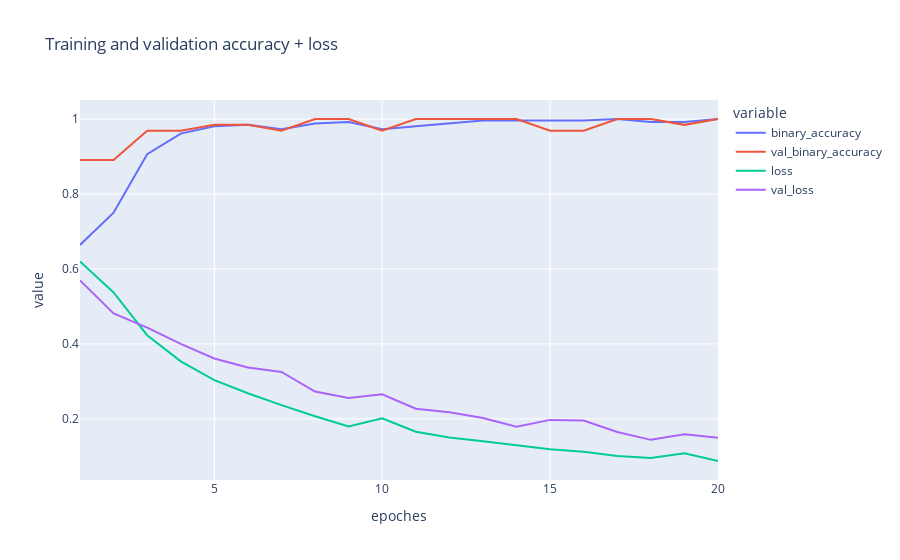

Notebook code for this chart:
### Code cell
plot_train_curve(history2)

### Figure 1 — Plotly figure (JSON) as saved in the notebook; plotly's stock layout.template omitted (floating-point values rounded to 4 significant figures)
{"data": [{"hovertemplate": "variable=binary_accuracy<br>epoches=%{x}<br>value=%{y}<extra></extra>", "legendgroup": "binary_accuracy", "line": {"color": "#636efa", "dash": "solid"}, "marker": {"symbol": "circle"}, "mode": "lines", "name": "binary_accuracy", "orientation": "v", "showlegend": true, "type": "scatter", "x": [1, 2, 3, 4, 5, 6, 7, 8, 9, 10, 11, 12, 13, 14, 15, 16, 17, 18, 19, 20], "xaxis": "x", "y": [0.6641, 0.75, 0.9062, 0.9609, 0.9805, 0.9844, 0.9727, 0.9883, 0.9922, 0.9727, 0.9805, 0.9883, 0.9961, 0.9961, 0.9961, 0.9961, 1, 0.9922, 0.9922, 1], "yaxis": "y"}, {"hovertemplate": "variable=val_binary_accuracy<br>epoches=%{x}<br>value=%{y}<extra></extra>", "legendgroup": "val_binary_accuracy", "line": {"color": "#EF553B", "dash": "solid"}, "marker": {"symbol": "circle"}, "mode": "lines", "name": "val_binary_accuracy", "orientation": "v", "showlegend": true, "type": "scatter", "x": [1, 2, 3, 4, 5, 6, 7, 8, 9, 10, 11, 12, 13, 14, 15, 16, 17, 18, 19, 20], "xaxis": "x", "y": [0.8906, 0.8906, 0.9688, 0.9688, 0.9844, 0.9844, 0.9688, 1, 1, 0.9688, 1, 1, 1, 1, 0.9688, 0.9688, 1, 1, 0.9844, 1], "yaxis": "y"}, {"hovertemplate": "variable=loss<br>epoches=%{x}<br>value=%{y}<extra></extra>", "legendgroup": "loss", "line": {"color": "#00cc96", "dash": "solid"}, "marker": {"symbol": "circle"}, "mode": "lines", "name": "loss", "orientation": "v", "showlegend": true, "type": "scatter", "x": [1, 2, 3, 4, 5, 6, 7, 8, 9, 10, 11, 12, 13, 14, 15, 16, 17, 18, 19, 20], "xaxis": "x", "y": [0.6198, 0.5373, 0.4232, 0.3533, 0.3033, 0.2682, 0.2365, 0.2068, 0.1795, 0.2015, 0.1657, 0.15, 0.1403, 0.1299, 0.1187, 0.1125, 0.101, 0.09548, 0.1083, 0.08759], "yaxis": "y"}, {"hovertemplate": "variable=val_loss<br>epoches=%{x}<br>value=%{y}<extra></extra>", "legendgroup": "val_loss", "line": {"color": "#ab63fa", "dash": "solid"}, "marker": {"symbol": "circle"}, "mode": "lines", "name": "val_loss", "orientation": "v", "showlegend": true, "type": "scatter", "x": [1, 2, 3, 4, 5, 6, 7, 8, 9, 10, 11, 12, 13, 14, 15, 16, 17, 18, 19, 20], "xaxis": "x", "y": [0.5693, 0.4813, 0.4436, 0.4002, 0.361, 0.3369, 0.3252, 0.273, 0.2558, 0.2654, 0.2271, 0.2174, 0.2025, 0.1789, 0.1973, 0.1957, 0.165, 0.144, 0.1589, 0.1493], "yaxis": "y"}], "layout": {"autosize": true, "legend": {"title": {"text": "variable"}, "tracegroupgap": 0}, "title": {"text": "Training and validation accuracy + loss"}, "xaxis": {"anchor": "y", "autorange": true, "domain": [0, 1], "range": [1, 20], "title": {"text": "epoches"}, "type": "linear"}, "yaxis": {"anchor": "x", "autorange": true, "domain": [0, 1], "range": [0.03691, 1.051], "title": {"text": "value"}, "type": "linear"}}}
